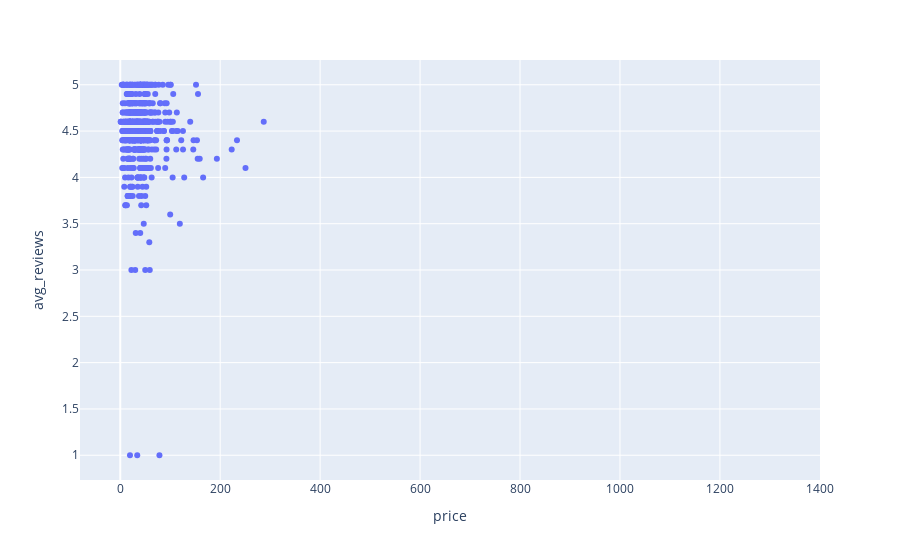

The cell this chart's notebook holds for it:
### Code cell
px.scatter(data_frame = df, x = "price" , y= "avg_reviews")

### Figure 1 — Plotly figure (JSON) as saved in the notebook; plotly's stock layout.template omitted (floating-point values rounded to 4 significant figures; data arrays with more than 128 entries replaced by an {"elided": "..."} marker saying what was removed)
{"data": [{"hovertemplate": "price=%{x}<br>avg_reviews=%{y}<extra></extra>", "legendgroup": "", "marker": {"color": "#636efa", "symbol": "circle"}, "mode": "markers", "name": "", "orientation": "v", "showlegend": false, "type": "scatter", "x": {"elided": "830 float values"}, "xaxis": "x", "y": {"elided": "830 float values"}, "yaxis": "y"}], "layout": {"legend": {"tracegroupgap": 0}, "margin": {"t": 60}, "xaxis": {"anchor": "y", "domain": [0, 1], "title": {"text": "price"}}, "yaxis": {"anchor": "x", "domain": [0, 1], "title": {"text": "avg_reviews"}}}}
